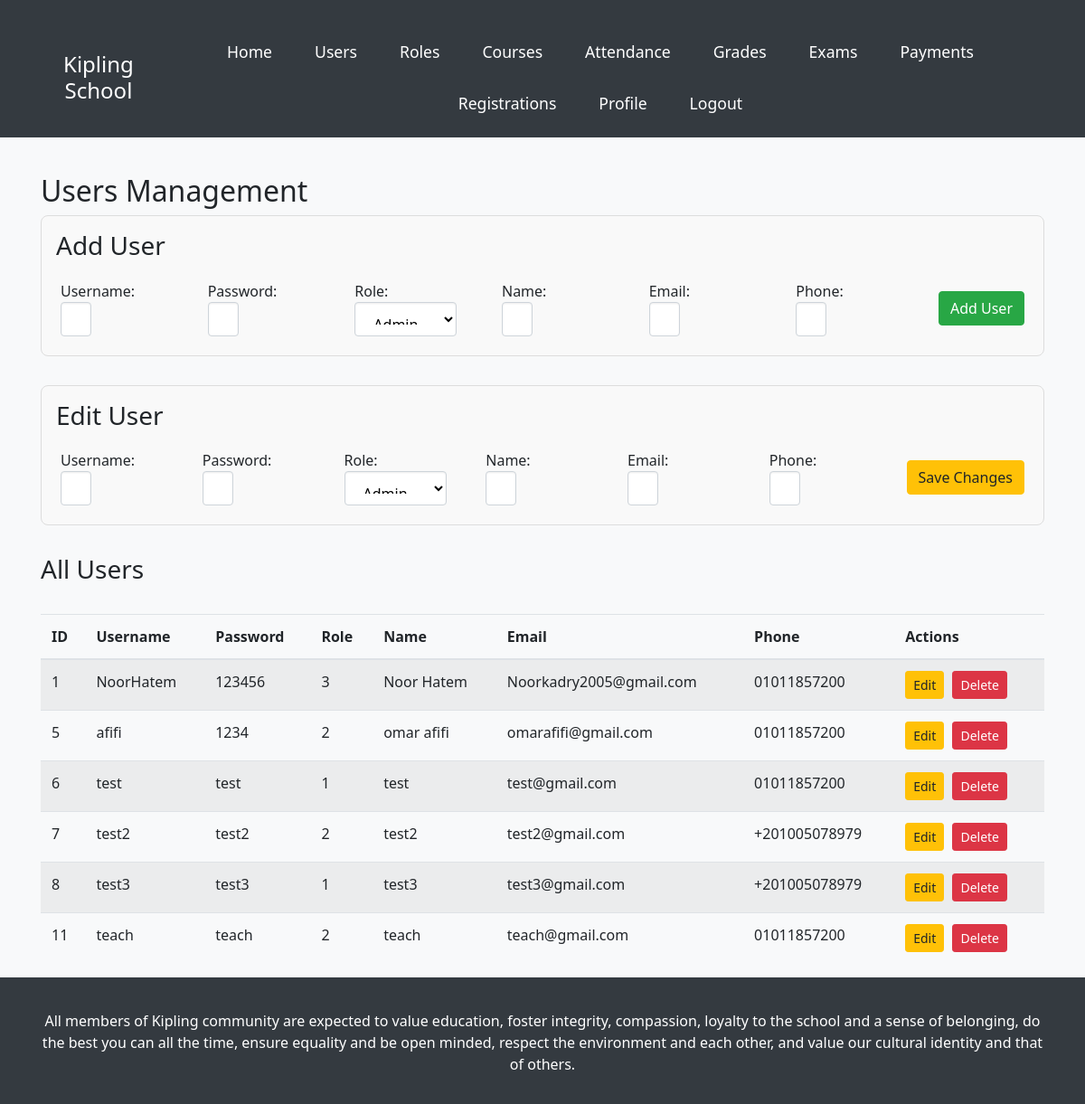
The app's page /SEFinal/views/admin/users.php (signed in) with its own data.
### tables this page shows
CREATE TABLE `Users` (
  `UserID` int(11) NOT NULL,
  `Username` varchar(50) NOT NULL,
  `Password` varchar(255) NOT NULL,
  `UserTypeID` int(11) DEFAULT NULL,
  `Name` varchar(100) DEFAULT NULL,
  `Email` varchar(100) DEFAULT NULL,
  `Phone` varchar(20) DEFAULT NULL
);

### SEFinal/models/User.php (called while the page is built, shortened)
<?php
class User {
    private $conn;
    public function __construct($conn) {
        $this->conn = $conn;
    }
    public function getAllUsers() {
        $sql = "SELECT * FROM Users";
        $result = $this->conn->query($sql);
        return $result;
    }
}
?>

### SEFinal/views/admin/users.php (the view, shortened to what this page needs)
<?php
include('../../includes/header.php');
include('../../includes/db.php');
include('../../models/User.php');
$user = new User($conn);
$users = $user->getAllUsers();
?>
<div class="container">
    <h2>Users Management</h2>
    <div class="form-section">
        <h3>Add User</h3>
        <form method="POST" action="../controllers/UserController.php" class="form-inline">
            <div class="form-group">
                <label for="username">Username:</label>
                <input type="text" id="username" name="username" class="form-control" required>
            </div>
            <div class="form-group">
                <label for="password">Password:</label>
                <input type="password" id="password" name="password" class="form-control" required>
            </div>
            <div class="form-group">
                <label for="userTypeId">Role:</label>
                <select id="userTypeId" name="userTypeId" class="form-control" required>
                    <option value="1">Admin</option>
                </select>
            </div>
            <div class="form-group">
                <label for="name">Name:</label>
                <input type="text" id="name" name="name" class="form-control" required>
            </div>
            <div class="form-group">
                <label for="email">Email:</label>
                <input type="email" id="email" name="email" class="form-control" required>
            </div>
            <div class="form-group">
                <label for="phone">Phone:</label>
                <input type="text" id="phone" name="phone" class="form-control" required>
            </div>
            <button type="submit" class="btn btn-success">Add User</button>
        </form>
    </div>
    <div class="form-section">
        <h3>Edit User</h3>
        <form method="POST" action="../../controllers/UserController.php" class="form-inline">
            <div class="form-group">
                <label for="editUsername">Username:</label>
                <input type="text" id="editUsername" name="username" class="form-control" required>
            </div>
            <div class="form-group">
                <label for="editPassword">Password:</label>
                <input type="password" id="editPassword" name="password" class="form-control" required>
            </div>
            <div class="form-group">
                <label for="editUserTypeId">Role:</label>
                <select id="editUserTypeId" name="userTypeId" class="form-control" required>
                    <option value="1">Admin</option>
                </select>
            </div>
            <div class="form-group">
                <label for="editName">Name:</label>
                <input type="text" id="editName" name="name" class="form-control" required>
            </div>
            <div class="form-group">
                <label for="editEmail">Email:</label>
                <input type="email" id="editEmail" name="email" class="form-control" required>
            </div>
            <div class="form-group">
                <label for="editPhone">Phone:</label>
                <input type="text" id="editPhone" name="phone" class="form-control" required>
            </div>
            <button type="submit" class="btn btn-warning">Save Changes</button>
        </form>
    </div>
    <h3>All Users</h3>
    <table class="table table-striped">
        <thead>
            <tr>
                <th>ID</th>
                <th>Username</th>
                <th>Password</th>
                <th>Role</th>
                <th>Name</th>
                <th>Email</th>
                <th>Phone</th>
                <th>Actions</th>
            </tr>
        </thead>
        <tbody>
            <?php while ($row = $users->fetch_assoc()): ?>
                <tr>
                    <td><?php echo $row['UserID']; ?></td>
                    <td><?php echo $row['Username']; ?></td>
                    <td><?php echo $row['Password']; ?></td>
                    <td><?php echo $row['UserTypeID']; ?></td>
                    <td><?php echo $row['Name']; ?></td>
                    <td><?php echo $row['Email']; ?></td>
                    <td><?php echo $row['Phone']; ?></td>
                    <td>
                        <button class="btn btn-sm btn-warning" onclick="editUser('<?php echo $row['UserID']; ?>', '<?php echo $row['Username']; ?>', '<?php echo $row['Password']; ?>', '<?php echo $row['UserTypeID']; ?>', '<?php echo $row['Name']; ?>', '<?php echo $row['Email']; ?>', '<?php echo $row['Phone']; ?>')">Edit</button>
                        <a class="btn btn-sm btn-danger" href="../../controllers/UserController.php?action=delete&id=<?php echo $row['UserID']; ?>" onclick="return confirm('Are you sure you want to delete this user?');">Delete</a>
                    </td>
                </tr>
            <?php endwhile; ?>
        </tbody>
    </table>
</div>
<?php
include('../../includes/footer.php');
?>

### SEFinal/css/style.css (style rules this page uses)
body, html { height: 100%; margin: 0; }
body { display: flex; flex-direction: column; background-color: #f8f9fa; font-family: 'Segoe UI', Tahoma, Geneva, Verdana, sans-serif; }
input.form-control { color: #000; background-color: #fff; border: 1px solid #ced4da; }
input.form-control::placeholder { color: #666; }
.btn-success { background-color: #28a745; border-color: #28a745; }
.btn-warning { background-color: #ffc107; border-color: #ffc107; }
.form-group { margin-bottom: 1.5rem; }
.form-control { padding: 0.75rem 1rem; font-size: 1rem; border-radius: 0.25rem; border: 1px solid #ced4da; box-shadow: inset 0 1px 2px rgba(0,0,0,.075); color: #000; background-color: #fff; }
.container { margin-top: 20px; }
.form-inline .form-group { margin-right: 10px; }
.table { margin-top: 20px; }
.btn { margin-right: 5px; }
.form-section { margin-bottom: 2rem; padding: 1rem; border: 1px solid #ddd; border-radius: 8px; background-color: #f9f9f9; }
.form-section h3 { margin-bottom: 1rem; }
.form-section form { display: flex; flex-wrap: wrap; align-items: center; }
.form-section .form-group { flex: 1; margin: 5px; }
.form-section .form-group label { display: inline-block; width: 120px; }
.form-section .form-group input { width: calc(100% - 130px); }
.table { margin-top: 2rem; }

### records on screen
users: UserID "1", Username "NoorHatem", Password "123456", UserTypeID "3", Name "Noor Hatem", Email "Noorkadry2005@gmail.com", Phone "01011857200"
users: UserID "5", Username "afifi", Password "1234", UserTypeID "2", Name "omar afifi", Email "omarafifi@gmail.com", Phone "01011857200"
users: UserID "6", Username "test", Password "test", UserTypeID "1", Name "test", Email "test@gmail.com", Phone "01011857200"
users: UserID "7", Username "test2", Password "test2", UserTypeID "2", Name "test2", Email "test2@gmail.com", Phone "+201005078979"
users: UserID "8", Username "test3", Password "test3", UserTypeID "1", Name "test3", Email "test3@gmail.com", Phone "+201005078979"
users: UserID "11", Username "teach", Password "teach", UserTypeID "2", Name "teach", Email "teach@gmail.com", Phone "01011857200"
